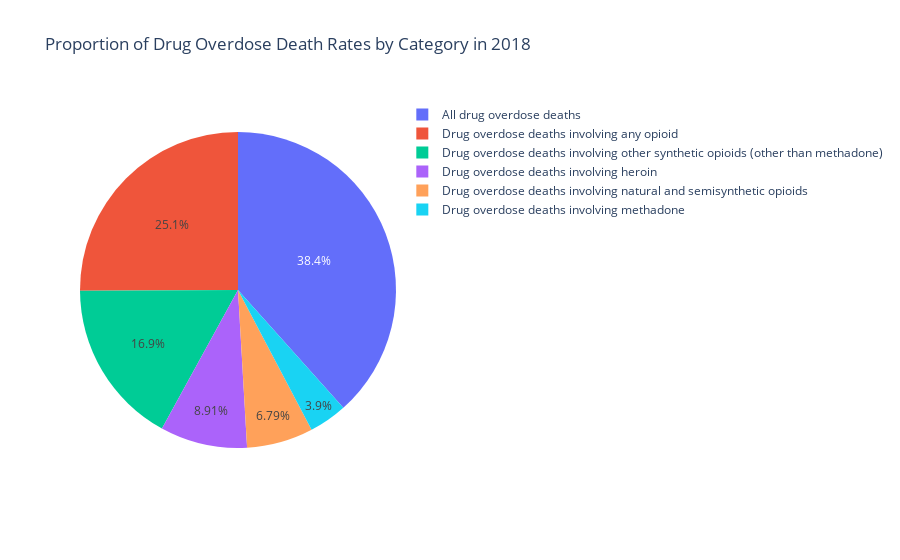

Notebook cell for this chart:
### Markdown cell above
## Proportion of Drug Overdose Death Rates by Category in 2018

### Code cell
# Filter data for the most recent year, 2018
data_2018 = data[data['year'] == 2018]

# Group data by panel and sum the estimates for 2018
panel_data_2018 = data_2018.groupby('panel')['estimate'].sum().reset_index()

# Creating a pie chart using Plotly
fig = px.pie(panel_data_2018, values='estimate', names='panel', title='Proportion of Drug Overdose Death Rates by Category in 2018')

# Show the figure
fig.show()

### Figure 1 — Plotly figure (JSON) as saved in the notebook; plotly's stock layout.template omitted (floating-point values rounded to 4 significant figures)
{"data": [{"domain": {"x": [0, 1], "y": [0, 1]}, "hovertemplate": "panel=%{label}<br>estimate=%{value}<extra></extra>", "labels": ["All drug overdose deaths", "Drug overdose deaths involving any opioid", "Drug overdose deaths involving heroin", "Drug overdose deaths involving methadone", "Drug overdose deaths involving natural and semisynthetic opioids", "Drug overdose deaths involving other synthetic opioids (other than methadone)"], "legendgroup": "", "name": "", "showlegend": true, "type": "pie", "values": [1253.0, 818.4, 290.7, 127.4, 221.7, 552.4]}], "layout": {"autosize": true, "legend": {"tracegroupgap": 0}, "title": {"text": "Proportion of Drug Overdose Death Rates by Category in 2018"}}}
